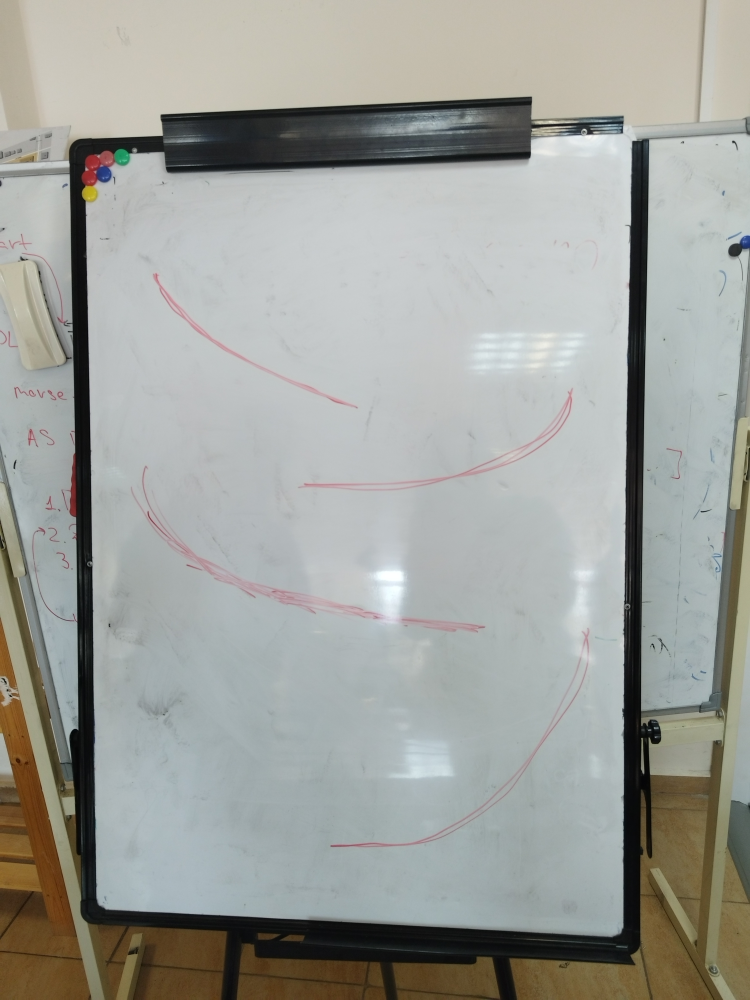
#> input picture skat/photo.jpg, 3000 x 4000 px, given in place of h264_ulaw.sdp, which was not available (shown at 1/4 size)
$ python get_img.py
#> lines starting #> are read from the running program, lines starting #| are printed output that depends on the picture; after the words box and inside, x2 and y2 are one past the last pixel; in counts of white or black regions, pixels touching at a corner belong together; pictures that were not available may be replaced by others from this repository, and a replacement may not be noted
from time import sleep
import numpy as np
import matplotlib.pyplot as plt
import cv2

winnameOrigin = "Image Origin"
cv2.namedWindow(winnameOrigin, cv2.WINDOW_NORMAL)
winnameGray = "Image Gray"
cv2.namedWindow(winnameGray, cv2.WINDOW_NORMAL)

vcap = cv2.VideoCapture("rtsp://192.168.43.1:8080/h264_ulaw.sdp")

dest_pts = np.float32([[750,135],[1110,150], [1100,685], [705,675]])
rect_width = 400
rect_height = 600
src_pts = np.float32([[0, 0], [rect_width, 0], [rect_width, rect_height], [0, rect_height]])

M = cv2.getPerspectiveTransform(dest_pts, src_pts)

if not vcap.isOpened():
    print("Error: Cannot open RTSP stream.")
    exit()

while True:
    ret, frame = vcap.read()
#> frame is the input picture: shape (4000, 3000, 3); mean B, G, R 155.3, 160.5, 158.5
    cv2.imshow(winnameOrigin, frame)

    hsv = cv2.cvtColor(frame, cv2.COLOR_RGB2HSV)
#> hsv: shape (4000, 3000, 3); mean H, S, V 48.4, 28.9, 164.2
    gray = cv2.cvtColor(frame, cv2.COLOR_BGR2GRAY)
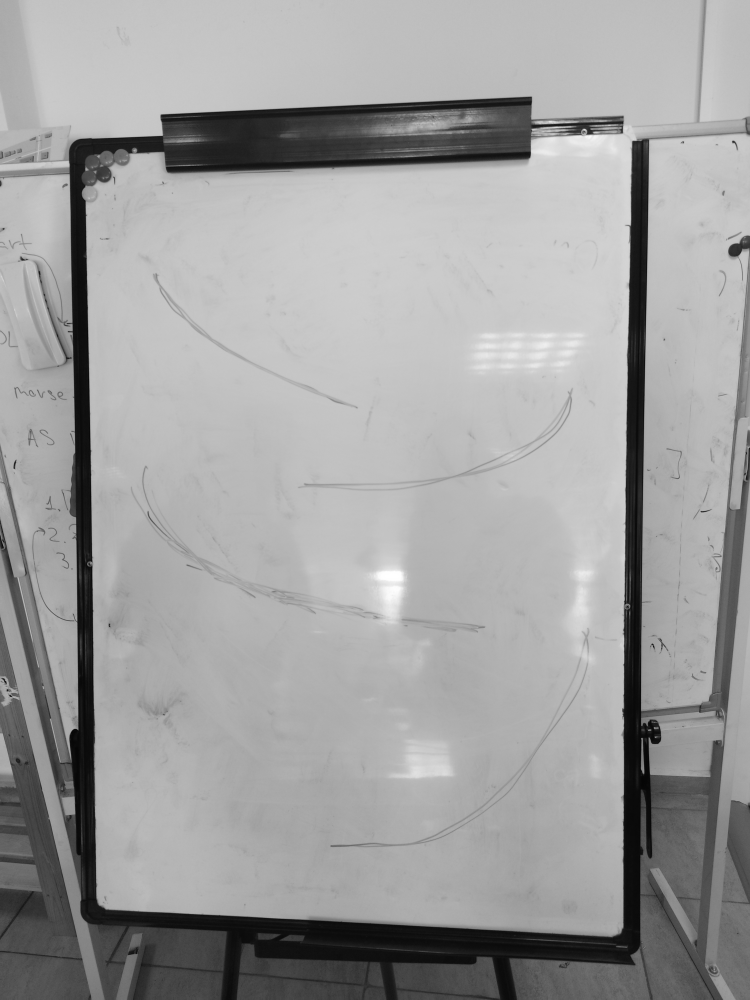
#> gray: shape (4000, 3000) (shown at 1/4 size); min 0, max 255, mean 159.3

    thresh = cv2.threshold(gray, 150, 255, cv2.THRESH_BINARY_INV)[1]
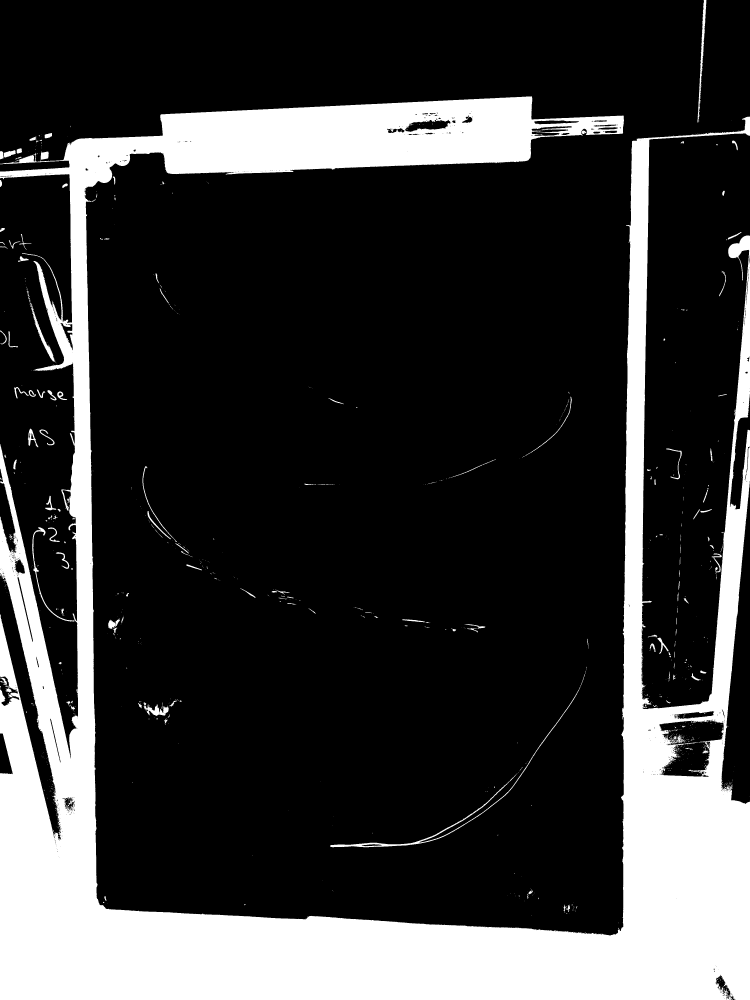
#> thresh: shape (4000, 3000) (shown at 1/4 size); 21.6% white; 1294 white regions (1109 under 20 px), largest, box (x1, y1, x2, y2) and area: (0, 385, 3000, 4000) 2540453, (1320, 2747, 2322, 3389) 7970, (2790, 0, 2826, 490) 3719
    thresh = cv2.dilate(thresh, None, iterations=5)
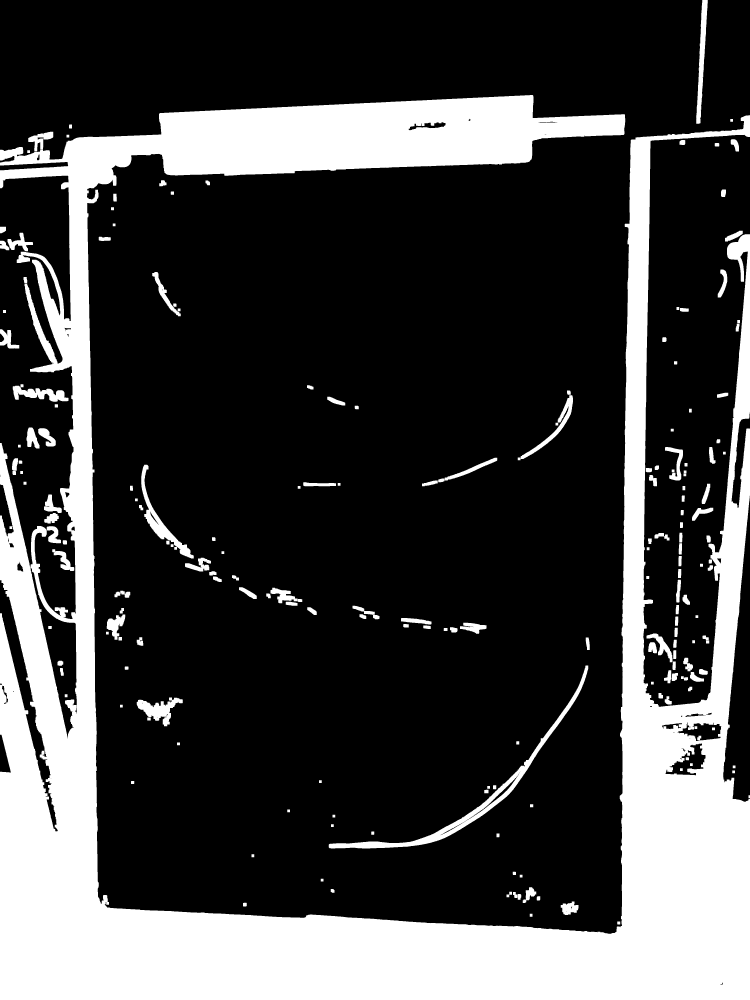
#> thresh: shape (4000, 3000) (shown at 1/4 size); 25% white; 201 white regions, largest, box (x1, y1, x2, y2) and area: (0, 380, 3000, 4000) 2806123, (1315, 2662, 2353, 3394) 33218, (565, 1859, 775, 2234) 12134


    warped = cv2.warpPerspective(thresh, M, (rect_width, rect_height))
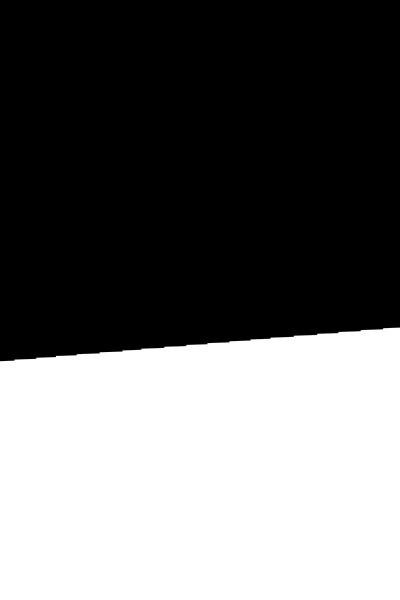
#> warped: shape (600, 400); min 0, max 255, mean 108.7

    cv2.imshow(winnameGray, warped)

    if cv2.waitKey(1) & 0xFF == ord('q'):
#> (key q is pressed here)
        break

vcap.release()
cv2.destroyAllWindows()
